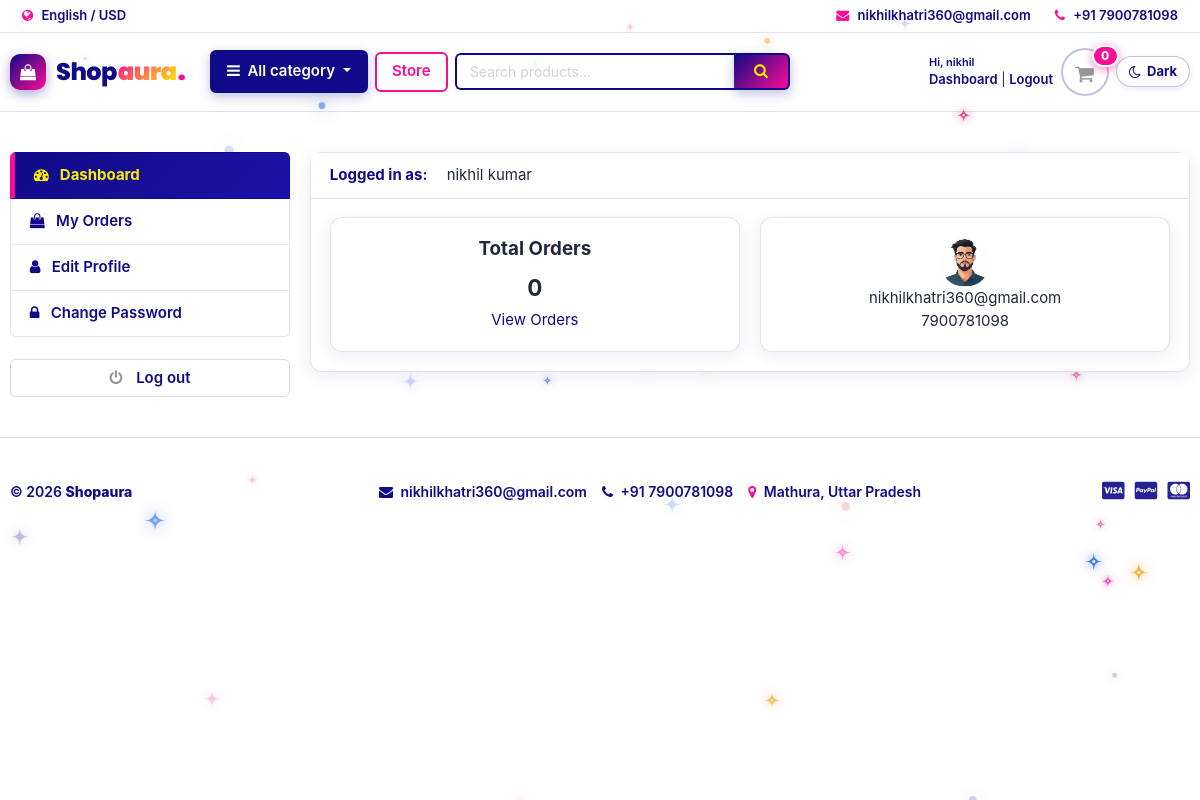
Screenshot of /accounts/dashboard/ (signed in) with the database file from the repository.
### accounts/models.py (models this page shows, shortened)
class Account(AbstractBaseUser):
    first_name   = models.CharField(max_length=50)
    last_name    = models.CharField(max_length=50)
    username     = models.CharField(max_length=50, unique=True)
    email        = models.EmailField(max_length=100, unique=True)
    phone_number = models.CharField(max_length=10)
    date_joined  = models.DateTimeField(auto_now_add=True)
    last_login   = models.DateTimeField(auto_now_add=True)
    is_admin     = models.BooleanField(default=False)
    is_staff     = models.BooleanField(default=False)
    is_active    = models.BooleanField(default=False)
    is_superadmin= models.BooleanField(default=False)
    USERNAME_FIELD  = 'email'
    REQUIRED_FIELDS = ['username', 'first_name', 'last_name']
    objects = MyAccountManager()
    def full_name(self):
        return f"{self.first_name} {self.last_name}"

class UserProfile(models.Model):
    user=models.OneToOneField(Account,on_delete=models.CASCADE)
    address_line_1=models.CharField(blank=True,max_length=100)
    address_line_2=models.CharField(blank=True,max_length=100)
    profile_picture=models.ImageField(blank=True,upload_to='userprofile')
    city=models.CharField(blank=True,max_length=20)
    state=models.CharField(blank=True,max_length=20)
    country=models.CharField(blank=True,max_length=20)

### accounts/views.py (the view)
# urls.py: path('dashboard/', views.dashboard, name='dashboard'),
@login_required(login_url='signin')
def dashboard(request):
    orders = Order.objects.order_by('-created_at').filter(user_id=request.user.id, is_ordered=True)
    orders_count = orders.count()
    userprofile, created = UserProfile.objects.get_or_create(user=request.user)
    context = {
        'orders_count': orders_count,
        'userprofile': userprofile,
    }
    return render(request, 'accounts/dashboard.html', context)

### carts/context_processors.py (called while the page is built)
def counter (request):
    cart_count = 0
    if 'admin' in request.path:
        return{}
    else:
        try:
            cart=Cart.objects.filter(cart_id=_cart_id(request))
            if request.user.is_authenticated:
                cart_items=Cartitem.objects.all().filter(user=request.user)
            else:
                cart_items=Cartitem.objects.all().filter(cart=cart[:1])
            for cart_item in cart_items:
                cart_count+=cart_item.quantity
        except Cart.DoesNotExist:
            cart_count=0
    return dict(cart_count=cart_count)

### carts/views.py (called while the page is built)
def _cart_id(request):
    cart = request.session.session_key
    if not cart:
        request.session.create()
        cart = request.session.session_key
    return cart

### category/context_processors.py (called while the page is built)
def menu_links(request):
    links = Category.objects.all()
    return dict(links=links)

### category/models.py (called while the page is built)
    def get_url(self):
        return reverse('products_by_category', args=[self.slug])

### templates/accounts/dashboard.html (shortened to what this page needs)
{% extends 'base.html' %}
{% block content %}
<section class="section-conten padding-y bg">
<div class="container">
	<div class="row">
	{% include 'includes/dashboard_sidebar.html' %}
	<main class="col-md-9">
		<article class="card">
		<header class="card-header">
			<strong class="d-inline-block mr-3">Logged in as:</strong>
			<span>{{user.full_name}}</span>
		</header>
		<div class="card-body">
			<div class="row">
			<div class="col-md-6">
				<div class="card" style="text-align:center;">
					<div class="card-body">
						<h5 class="card-title">Total Orders</h5>
						<h4>{{orders_count}}</h4>
						<a href="{% url 'my_orders' %}">View Orders</a>
					</div>
				</div>
			</div>
			<div class="col-md-6">
				<div class="card" style="text-align:center;">
					<div class="card-body">
						{% if userprofile.profile_picture %}
						<img src="{{userprofile.profile_picture.url}}" alt="User Profile Picture" width="50" height="50" style="border-radius:50%;">
						{% else %}
						<img src="https://encrypted-tbn0.gstatic.com/images?q=tbn:ANd9GcSbZ0WFrgDfCi0quSSO2usQ032wzQ1AjvHpBJE3m4e15g&s=10" alt="User Profile Picture" width="50" height="50" style="border-radius:50%;">
						{% endif %}
						<p class="mb-0">{{user.email}}</p>
						<p>{{user.phone_number}}</p>
					</div>
				</div>
			</div>
			</div>
		</div>
		</article>
	</main>
</div>
</div>
</section>
{% endblock %}

### templates/includes/navbar.html (shortened to what this page needs)
<header class="section-header">
	<nav class="navbar navbar-top-bar p-md-0 navbar-expand-md border-bottom">
		<div class="container">
			<div class="collapse navbar-collapse" id="navbarTop4">
				<ul class="navbar-nav mr-auto">
					<li class="nav-item">
						<span class="nav-link py-1 px-2"><i class="fa fa-globe"></i> English / USD</span>
					</li>
				</ul>
				<ul class="navbar-nav align-items-md-center">
					<li><a href="mailto:nikhilkhatri360@gmail.com" class="nav-link py-1 px-2"> <i class="fa fa-envelope"></i> nikhilkhatri360@gmail.com </a></li>
					<li><a href="tel:+917900781098" class="nav-link py-1 px-2"> <i class="fa fa-phone"></i> +91 7900781098 </a></li>
				</ul>
			</div>
		</div>
	</nav>
	<section class="header-main border-bottom py-2 py-md-3">
		<div class="container">
			<div class="row align-items-center">
				<div class="col-lg-2 col-md-3 col-6">
					<a href="{% url 'home' %}" class="brand-wrap brand-logo-wrap">
						<span class="brand-icon">
							<i class="fa fa-shopping-bag"></i>
						</span>
						<span class="brand-text">
							Shop<span class="brand-aura">aura</span><span class="brand-dot">.</span>
						</span>
					</a>
				</div>
				<div class="col-lg-4 col-md-4 col-6 order-lg-3 text-right">
					<div class="d-flex justify-content-end align-items-center header-widgets-wrap">
						{% if user.id is None %}
						<div class="widget-header d-none d-sm-block text-left mr-2">
							<small class="title text-muted d-block" style="font-size: 11px;">Welcome guest!</small>
							<div style="font-size: 13px;">
								<a href="{% url 'signin' %}">Sign in</a> <span class="dark-transp">|</span>
								<a href="{% url 'register' %}">Register</a>
							</div>
						</div>
						<div class="widget-header d-sm-none mr-2">
							<a href="{% url 'signin' %}" class="btn btn-sm btn-outline-primary p-1" title="Sign in"><i class="fa fa-user"></i></a>
						</div>
						{% else %}
						<div class="widget-header d-none d-sm-block text-left mr-2">
							<small class="title text-muted d-block" style="font-size: 11px;">Hi, {{ user.first_name }}</small>
							<div style="font-size: 13px;">
								<a href="{% url 'dashboard' %}">Dashboard</a> <span class="dark-transp">|</span>
								<a href="{% url 'logout' %}">Logout</a>
							</div>
						</div>
						{% endif %}
						<a href="{% url 'cart' %}" class="widget-header cart-widget mr-2" title="View Cart">
							<div class="icon icon-sm rounded-circle border"><i class="fa fa-shopping-cart"></i></div>
							<span class="badge badge-pill badge-danger notify">{{ cart_count }}</span>
						</a>
						<div class="widget-header theme-toggle-wrapper">
							<button type="button" class="theme-toggle-btn" id="theme-toggle-btn" title="Toggle Dark/Light Mode" aria-label="Toggle theme">
								<i class="fa fa-moon-o theme-icon-moon"></i>
								<span class="theme-text d-none d-xl-inline">Dark</span>
							</button>
						</div>
					</div>
				</div>
				<div class="col-lg-6 col-md-5 col-12 order-lg-2 mt-2 mt-md-0">
					<div class="d-flex align-items-center w-100 header-search-row">
						<div class="category-wrap dropdown mr-2 flex-shrink-0">
							<button type="button" class="btn btn-primary dropdown-toggle px-2 px-sm-3" data-toggle="dropdown" aria-haspopup="true" aria-expanded="false">
								<i class="fa fa-bars mr-1"></i> <span class="d-none d-sm-inline">All category</span><span class="d-sm-none">Category</span>
							</button>
						</div>
						<a href="{% url 'store' %}" class="btn btn-outline-primary mr-2 flex-shrink-0 px-2 px-sm-3">Store</a>
						<form action="{% url 'search' %}" class="search flex-grow-1" method="GET">
							<div class="input-group w-100">
								<input type="text" class="form-control" placeholder="Search products..." name="keyword" required>
								<div class="input-group-append">
									<button class="btn btn-primary" type="submit" aria-label="Search">
										<i class="fa fa-search"></i>
									</button>
								</div>
							</div>
						</form>
					</div>
				</div>
			</div>
		</div>
	</section>
</header>

### shopaura/static/css/ui.css (style rules this page uses)
html { font-family: "Inter", sans-serif; font-size: 15px; }
.icon-xs, .icon-sm, .icon-md, .icon-lg { display: inline-block; text-align: center; flex-shrink: 0; flex-grow: 0; }
.icon-sm { width: 48px; height: 48px; line-height: 48px !important; font-size: 20px; }
.padding-y { padding-top: 40px; padding-bottom: 40px; }
article:after, .form-group:after { display: block; clear: both; content: ""; }
.bg { background-color: #f8f9fa; }
p:last-child { margin-bottom: 0; }
.header-main { position: relative; padding-top: 1rem; padding-bottom: 1rem; }
.brand-logo-wrap { display: inline-flex; align-items: center; text-decoration: none !important; gap: 10px; padding: 2px 0; transition: all 0.25s ease; }
.brand-logo-wrap .brand-icon { display: inline-flex; align-items: center; justify-content: center; width: 36px; height: 36px; border-radius: 10px; background: linear-gradient(135deg, #3167eb 0%, #7928ca 100%); color: #ffffff; font-size: 16px; box-shadow: 0 4px 12px rgba(49, 103, 235, 0.3); transition: transform 0.3s cubic-bezier(0.34, 1.56, 0.64, 1), box-shadow 0.3s ease; flex-shrink: 0; }
.brand-logo-wrap .brand-text { font-family: 'Poppins', -apple-system, BlinkMacSystemFont, 'Segoe UI', Roboto, sans-serif; font-size: 24px; font-weight: 800; line-height: 1; letter-spacing: -0.5px; color: #1e293b; display: inline-flex; align-items: baseline; white-space: nowrap; user-select: none; }
.brand-logo-wrap .brand-aura { background: linear-gradient(135deg, #3167eb 0%, #8a2be2 100%); -webkit-background-clip: text; -webkit-text-fill-color: transparent; background-clip: text; font-weight: 900; margin-left: 1px; transition: filter 0.3s ease; }
.brand-logo-wrap .brand-dot { color: #3167eb; font-size: 26px; line-height: 0; font-weight: 900; margin-left: 1px; }
.widget-header { display: inline-block; vertical-align: middle; position: relative; }
.widget-header a { color: #343a40; }
.widget-header i { color: #969696; }
.widget-header .title { display: block; }
.widget-header .notify { position: absolute; top: -3px; right: -10px; }
.notify { position: absolute; top: -4px; right: -10px; display: inline-block; padding: 0.25em 0.6em; font-size: 12px; line-height: 1; text-align: center; border-radius: 3rem; color: #fff; background-color: #fa3434; }

### shopaura/static/css/responsive.css (style rules this page uses)
html, body { max-width: 100vw; overflow-x: hidden; }
img { max-width: 100%; height: auto; }

### rows the page displays
Account: first_name "nikhil", full_name "nikhil kumar", email "nikhilkhatri360@gmail.com", phone_number "7900781098"
UserProfile: profile_picture (picture)

### other values shown
{{ cart_count }} "0"
{{ orders_count }} "0"
